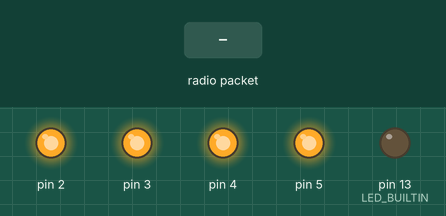
This program was run on a simulated Arduino Nano, built with avr-gcc and run on an emulated ATmega328P. Shown: output pins drawn as LEDs (lit = HIGH). Inputs (shaded band) come from the test bench. No radio packets arrive unless stated.

Above: at 1.2 s.
1.3 s: radio packet "1" arrives
Timing chart, 0 to 4.3 s (numbered marks = the images above; inputs shaded):
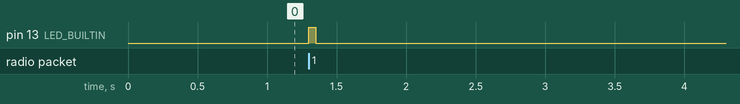

The program:

main.cpp
```cpp
#include <VirtualWire.h>

//#define DEBUG // For debuggin purposes, comment when uploading to the real product

// Pin used to connect the arduino to the RF transmitter
const int recv_pin = 11;

// The struct that will be transmitted (the ID of the action)
typedef struct
{
  int action;
} Package;

bool state1, state2, state3, state4; // The state of the pins, so they can be toggled
unsigned long lastDebounceTime = 0;  // the last time the output pin was toggled
unsigned long debounceDelay = 2200;  // How many ms to wait before registering again

void setup()
{
#ifdef DEBUG
  Serial.begin(9600); // Debugging only
  Serial.println("Setting up receiver..");
#endif

  // Set the pins as OUTPUT and init the states
  pinMode(LED_BUILTIN, OUTPUT);
  pinMode(2, OUTPUT);
  pinMode(3, OUTPUT);
  pinMode(4, OUTPUT);
  pinMode(5, OUTPUT);
  state1 = true;
  state2 = true;
  state3 = true;
  state4 = true;
  digitalWrite(2, state1);
  digitalWrite(3, state1);
  digitalWrite(4, state1);
  digitalWrite(5, state1);
  // Initialise the IO and ISR
  vw_setup(500); // Bits per sec
  vw_rx_start(); // Start the receiver PLL running
#ifdef DEBUG
  Serial.println("Up and running !");
#endif
}

void loop()
{
  // The recipient for the message
  Package message;
  byte taille_message = sizeof(Package);

  if (vw_get_message((byte *)&message, &taille_message)) // Non-blocking
  {

    // Debounce
    if ((millis() - lastDebounceTime) > debounceDelay)
    {
#ifdef DEBUG
      Serial.print("Received : ");
      Serial.println(message.action);
#endif
      lastDebounceTime = millis();

      // Toggle
      switch (message.action)
      {
      case 1:
        state1 = !state1;
        digitalWrite(2, state1);
        break;

      case 2:
        state2 = !state2;
        digitalWrite(3, state2);
        break;

      case 3:
        state3 = !state3;
        digitalWrite(4, state3);
        break;

      case 4:
        state4 = !state4;
        digitalWrite(5, state4);
        break;
      }
      digitalWrite(LED_BUILTIN, HIGH); // turn the LED on (HIGH is the voltage level)
      delay(50);                       // wait for a second
      digitalWrite(LED_BUILTIN, LOW);  // turn the LED off by making the voltage LOW
    }
    else
    {
      digitalWrite(LED_BUILTIN, HIGH); // turn the LED on (HIGH is the voltage level)
      delay(50);                       // wait for a second
      digitalWrite(LED_BUILTIN, LOW);
    }
  }
}
```

Measured:
- after the input at 1.3 s, pin 13 (LED_BUILTIN): LOW → HIGH at once, → LOW 0.05 s later
